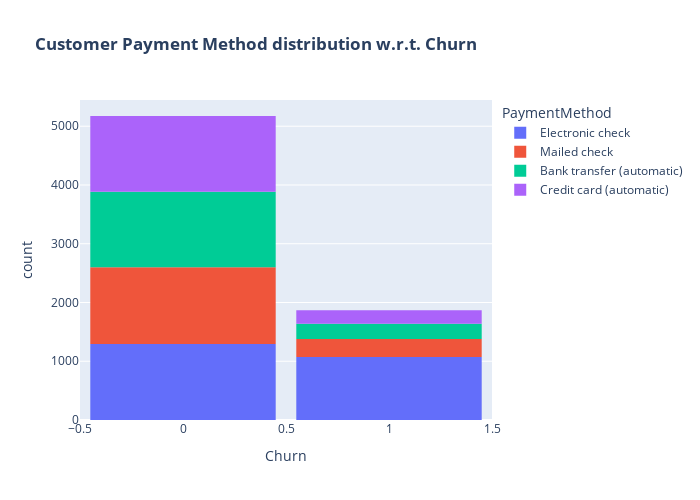

Source (notebook cell):
### Markdown cell above
* **MOST POPULAR METHOD:** **ELECTRONIC CHECK** is the most widely used payment method, accounting for over a THIRD (**33.6%**) of all customers.

* **DISTRIBUTION OF OTHER METHODS:** The remaining three payment methods are almost EVENLY SPLIT. **MAILED CHECK** (22.9%), **BANK TRANSFER** (21.9%), and **CREDIT CARD** (21.6%) each represent a similar portion of the customer base.

* **KEY INSIGHT:** A MAJORITY of customers (**over 56%**) rely on MANUAL payment methods (Electronic and Mailed checks) that require action each billing cycle, rather than AUTOMATIC, recurring payments. This reliance on manual payments could be a significant risk factor for involuntary churn due to missed or late payments.

### Code cell
fig = px.histogram(df, x="Churn", color="PaymentMethod", title="<b>Customer Payment Method distribution w.r.t. Churn</b>")
fig.update_layout(width=700, height=500, bargap=0.1)
fig.show()

### Figure 1 — Plotly figure (JSON) as saved in the notebook; plotly's stock layout.template omitted (floating-point values rounded to 4 significant figures; data arrays with more than 128 entries replaced by an {"elided": "..."} marker saying what was removed)
{"data": [{"bingroup": "x", "hovertemplate": "PaymentMethod=Electronic check<br>Churn=%{x}<br>count=%{y}<extra></extra>", "legendgroup": "Electronic check", "marker": {"color": "#636efa", "pattern": {"shape": ""}}, "name": "Electronic check", "orientation": "v", "showlegend": true, "type": "histogram", "x": {"elided": "2365 int values"}, "xaxis": "x", "yaxis": "y"}, {"bingroup": "x", "hovertemplate": "PaymentMethod=Mailed check<br>Churn=%{x}<br>count=%{y}<extra></extra>", "legendgroup": "Mailed check", "marker": {"color": "#EF553B", "pattern": {"shape": ""}}, "name": "Mailed check", "orientation": "v", "showlegend": true, "type": "histogram", "x": {"elided": "1612 int values"}, "xaxis": "x", "yaxis": "y"}, {"bingroup": "x", "hovertemplate": "PaymentMethod=Bank transfer (automatic)<br>Churn=%{x}<br>count=%{y}<extra></extra>", "legendgroup": "Bank transfer (automatic)", "marker": {"color": "#00cc96", "pattern": {"shape": ""}}, "name": "Bank transfer (automatic)", "orientation": "v", "showlegend": true, "type": "histogram", "x": {"elided": "1544 int values"}, "xaxis": "x", "yaxis": "y"}, {"bingroup": "x", "hovertemplate": "PaymentMethod=Credit card (automatic)<br>Churn=%{x}<br>count=%{y}<extra></extra>", "legendgroup": "Credit card (automatic)", "marker": {"color": "#ab63fa", "pattern": {"shape": ""}}, "name": "Credit card (automatic)", "orientation": "v", "showlegend": true, "type": "histogram", "x": {"elided": "1522 int values"}, "xaxis": "x", "yaxis": "y"}], "layout": {"bargap": 0.1, "barmode": "relative", "height": 500, "legend": {"title": {"text": "PaymentMethod"}, "tracegroupgap": 0}, "title": {"text": "<b>Customer Payment Method distribution w.r.t. Churn</b>"}, "width": 700, "xaxis": {"anchor": "y", "domain": [0, 1], "title": {"text": "Churn"}}, "yaxis": {"anchor": "x", "domain": [0, 1], "title": {"text": "count"}}}}
